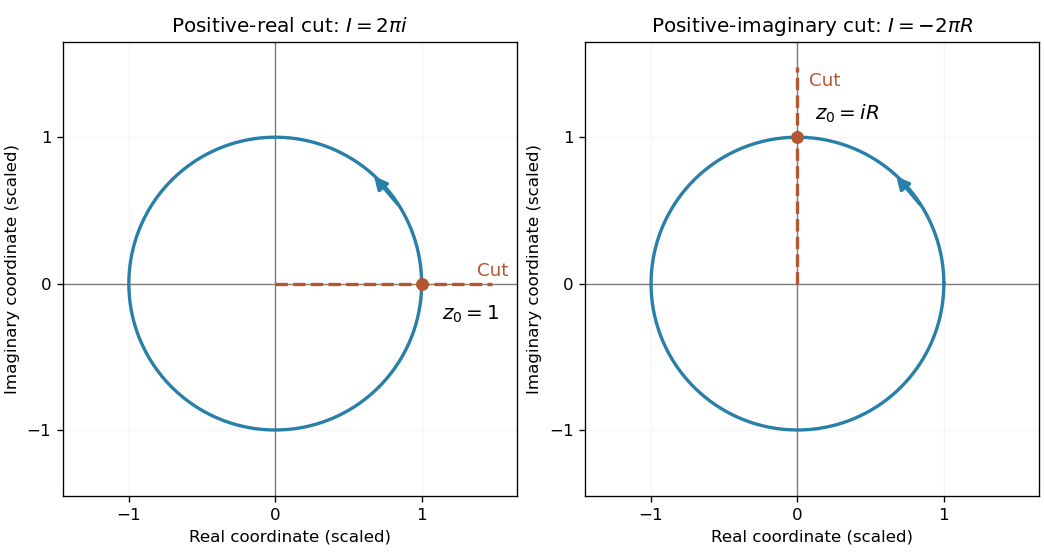

Recreate this plot in Python.
"""Original branch-cut crossing geometry for the two logarithm integrals."""
from pathlib import Path
import numpy as np
import matplotlib.pyplot as plt

phi=np.linspace(0,2*np.pi,600)
fig,axes=plt.subplots(1,2,figsize=(8.7,4.6),layout="constrained")
for ax,beta,title,label in zip(axes,[0,np.pi/2],[r"Positive-real cut: $I=2\pi i$",r"Positive-imaginary cut: $I=-2\pi R$"],[r"$z_0=1$",r"$z_0=iR$"]):
    ax.axhline(0,color="#777777",lw=.8);ax.axvline(0,color="#777777",lw=.8)
    ax.plot(np.cos(phi),np.sin(phi),color="#287fa8",lw=2)
    direction=np.exp(1j*beta)
    ax.plot([0,1.48*direction.real],[0,1.48*direction.imag],color="#b35730",lw=2,ls="--")
    ax.scatter([direction.real],[direction.imag],s=45,color="#b35730",zorder=5)
    offset=np.array([.14,-.25]) if beta==0 else np.array([.12,.12])
    ax.text(direction.real+offset[0],direction.imag+offset[1],label,fontsize=12)
    ax.text(1.3*direction.real+.08,1.3*direction.imag+.05,"Cut",color="#b35730",fontsize=11)
    begin,end=.55,.85
    ax.annotate("",xy=(np.cos(end),np.sin(end)),xytext=(np.cos(begin),np.sin(begin)),arrowprops=dict(arrowstyle="-|>",color="#287fa8",lw=2,mutation_scale=16))
    ax.set(title=title,xlim=(-1.45,1.65),ylim=(-1.45,1.65),xlabel="Real coordinate (scaled)",ylabel="Imaginary coordinate (scaled)",xticks=[-1,0,1],yticks=[-1,0,1])
    ax.set_aspect("equal");ax.grid(alpha=.12)
fig.savefig(Path(__file__).with_suffix(".png").name,dpi=120,facecolor="white")
plt.close(fig)
